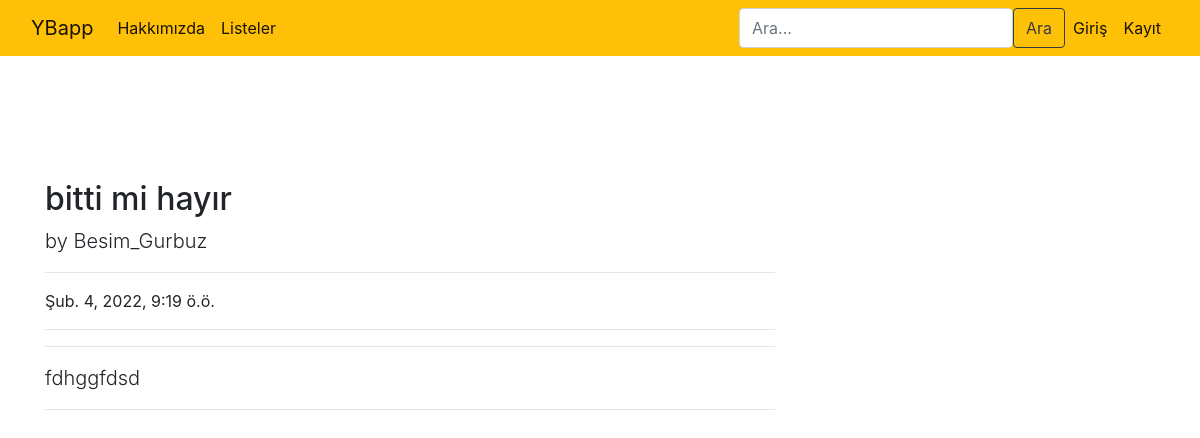
The app's page /yapbitirs/yapbitir/16 with its own data.
### yapbitir/models.py (models this page shows, shortened)
class Yapbitir(models.Model):
    author = models.ForeignKey("auth.User",on_delete=models.CASCADE,verbose_name="User")
    title = models.CharField(max_length=100, verbose_name="Liste Adı")
    content = models.TextField(verbose_name="YapBtirler")
    finished = models.BooleanField(default=True,verbose_name="Tamamlandı")
    created_date = models.DateTimeField(auto_now_add=True, verbose_name="Oluşturulan Tarihi")
    dateline = models.DateTimeField(default=datetime.now,blank=True)
    class Meta:
        ordering = ['-created_date']

### yapbitir/views.py (the view)
# urls.py: path('yapbitir/<int:id>', views.detail,name= "detail"),
def detail(request,id):
    yapbitir = get_object_or_404(Yapbitir,id = id)
    return render(request,"detail.html",{"yapbitir" : yapbitir})

### templates/detail.html
{% extends 'layout.html' %}
{% block body %}
<div class="row">
    <div class="col-lg-8">
      <h2 class="mt-4">{{yapbitir.title}}</h2>
      <p class="lead">
        by
        {{yapbitir.author.username}}
      </p>
      <hr>
      <p>{{yapbitir.created_date}}</p>
      <hr>
      <hr>
      <p class="lead">
          {{yapbitir.content|safe}}
      </p>
      <hr>
{% endblock body %}

### records on screen
Yapbitir: title "bitti mi hayır", author.username "Besim_Gurbuz", created_date "Şub. 4, 2022, 9:19 ö.ö.", content "fdhggfdsd"
